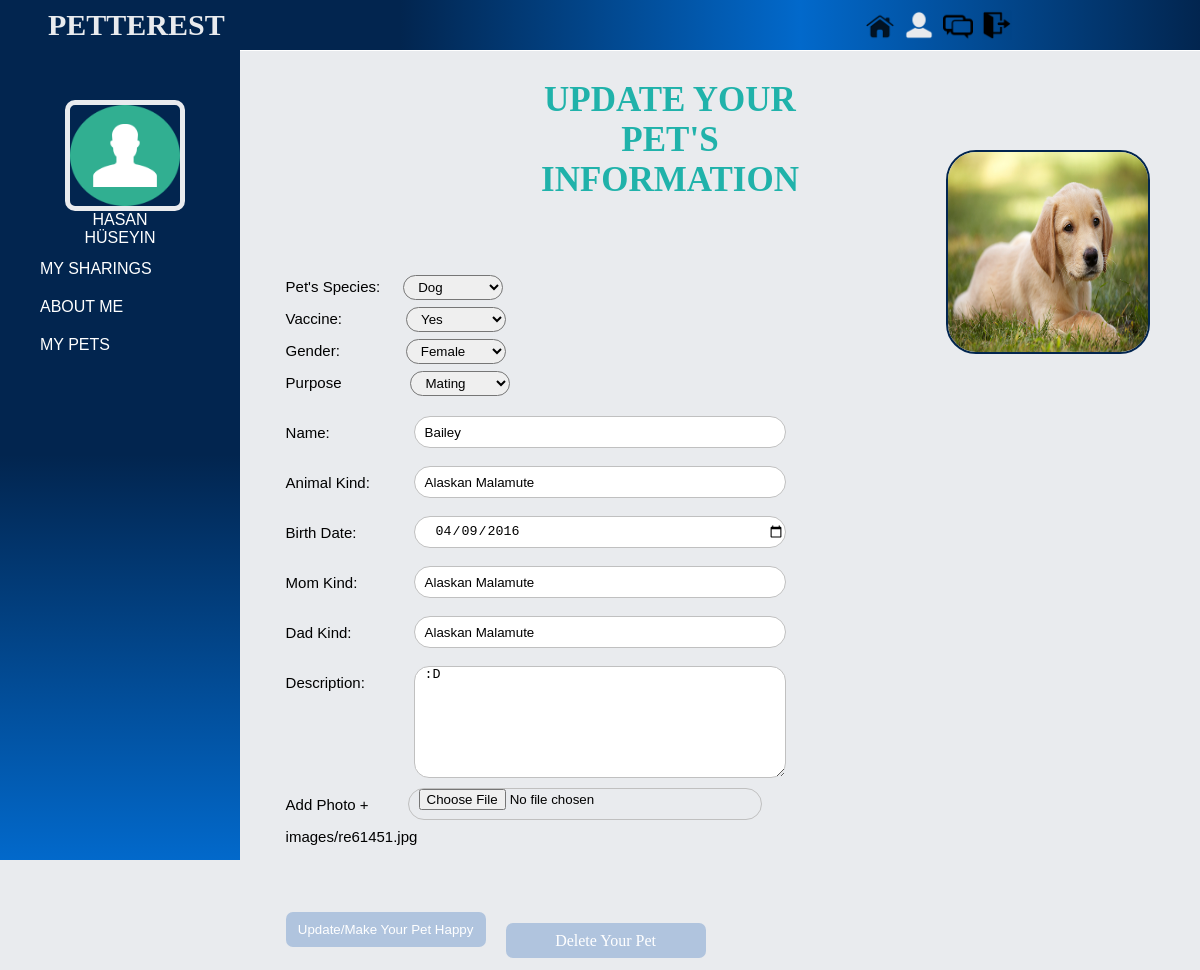
The page /tema/my_profile/my_pets/seePets.php?animalID=47 (signed in) on the database its author committed.
### tables this page shows
CREATE TABLE IF NOT EXISTS `users` (
  `userID` int(11) NOT NULL AUTO_INCREMENT,
  `name` varchar(20) NOT NULL,
  `surname` varchar(30) NOT NULL,
  `e_mail` varchar(30) NOT NULL,
  `password` varchar(20) NOT NULL,
  `gender` varchar(10) NOT NULL,
  `birthDate` varchar(20) NOT NULL,
  `address` varchar(255) NOT NULL,
  `avatar` varchar(255) NOT NULL,
  `rutbe` tinyint(4) NOT NULL,
  `onay` tinyint(4) NOT NULL,
  `enrolDate` varchar(20) NOT NULL,
  PRIMARY KEY (`userID`)
);

CREATE TABLE IF NOT EXISTS `animals` (
  `animalID` int(11) NOT NULL AUTO_INCREMENT,
  `userID` int(11) NOT NULL,
  `aSpecies` varchar(255) NOT NULL,
  `aKind` varchar(255) NOT NULL,
  `aName` varchar(255) NOT NULL,
  `birthDate` varchar(255) NOT NULL,
  `gender` varchar(255) NOT NULL,
  `vaccine` varchar(255) NOT NULL,
  `aAvatar` varchar(255) NOT NULL,
  `momKind` varchar(255) NOT NULL,
  `dadKind` varchar(255) NOT NULL,
  `sharePurpose` varchar(255) NOT NULL,
  `information` varchar(255) NOT NULL,
  `addDate` varchar(255) NOT NULL,
  `lastSituation` tinyint(2) NOT NULL,
  PRIMARY KEY (`animalID`)
);

### tema/my_profile/my_pets/seePets.php (the view, shortened to what this page needs)
<!DOCTYPE html>
<html lang="en">
    <head>
        <link href="../profile-nav/css/main.css" rel="stylesheet">
        <link href="css/edit.css" rel="stylesheet">
		<link href="cssForsee/registration.css" rel="stylesheet">
    </head>
    <body>
<div id="banner">
        <div id="slogan">
            <p>PETTEREST</p>
        </div>
        <div id="icons">
            <a href="../../../system/fonk.php?page=home" class="home" id="home1" title="Home"></a>
            <a href="#" class="home" id="home2"  title="My Profile"></a>
            <a href="#" class="home" id="home3" title="Comments"></a>
            <a href="../../../system/fonk.php?page=logout" class="home" id="home4" title="Log out"></a>
        </div>
    </div>
        <div class="wrapper">
            <div class="profile-info">
                <div class="picture-area-1">
                    <div id="pic_1">
                        <img src="
							<?php
								$id=$_SESSION["id"];
								$db= new PDO("mysql:host=127.0.0.1;dbname=petportal;charset=utf8","root","");
								$sqlForUser=$db->query("SELECT * FROM users WHERE userID=$id");
								$userFoto=$sqlForUser->fetch();
								$splitFoto=explode('/',$userFoto["avatar"]);
								echo $avatarNewFoto=$splitFoto[0]."/".$splitFoto[0]."/".$splitFoto[2]."/".$splitFoto[3]."/".$splitFoto[4];
							?>
						"/>
                    </div>
                    <div id="name" style="text-transform:uppercase;"><?php echo $userFoto["name"]." ".$userFoto["surname"];?></div>
                </div>
                <div id="profile-navbar">
                    <ul>
                        <li><a href="../../../system/fonk.php?page=myProfile">MY SHARINGS</a></li>
                        <li><a href="../../../system/fonk.php?page=aboutMe">ABOUT ME</a></li>
                        <li><a href="../../../system/fonk.php?page=myPets">MY PETS</a> </li>
                    </ul>
                </div>
        </div>
        <div id="publishing-area">
		<?php
			$anim=$_GET["animalID"];
			$db= new PDO("mysql:host=127.0.0.1;dbname=petportal;charset=utf8","root","");
			$sql =$db->query("SELECT * FROM animals WHERE animalID=$anim");
			while($r=$sql->fetch()){
			$split=explode('/',$r["aAvatar"]);
			$avatarNew=$split[4]."/".$split[5];
		?>
		<img src="<?php echo $_SESSION["animalAvatar"]=$avatarNew;?>" style="width:200px; height:200px; float:right; margin:150px 50px;border-radius:30px;border:2px solid #02254f">
                    <div class="regis">
                        <h1 style="margin-left:500px">UPDATE YOUR PET'S INFORMATION</h1>
                        <div class="form">
                            <div class="inputs">
                            <form method="POST" action="../../../system/fonk.php" enctype="multipart/form-data" autocomplete="on" >
                            <fieldset>
								 <label>Pet's Species:</label>
								<select name="petSpecies" style="margin-left:19px;height:25px;width:100px;border-radius:15px;text-indent:10px">
								<?php
									if($r["aSpecies"]=="cat"){
								?>
								<option value="cat" selected>Cat</option>
								<option value="dog">Dog</option>
								<option value="bird">Bird</option>
								<?php
									}else if($r["aSpecies"]=="dog"){
								?>
								<option value="dog" selected>Dog</option>
								<?php
								}else if($r["aSpecies"]=="bird"){
								?>
								<option value="cat">Cat</option>
								<option value="dog">Dog</option>
								<option value="bird" selected>Bird</option>
								<?php
								}
								?>
								</select> <br>
							<label>Vaccine:</label>
								<select name="vaccine"  style="margin-left:60px;height:25px;width:100px;border-radius:15px;text-indent:10px">
								<?php
								if($r["vaccine"]=="yes"){
								?>
								<option value="yes" selected>Yes</option>
								<?php
								}else if($r["vaccine"]=="no"){
								?>
								<option value="yes" >Yes</option>
								<option value="no" selected>No</option>
								<?php
								}
								?>
								</select><br>
								<label>Gender:</label>
								<select name="gender"  style="margin-left:62px;height:25px;width:100px;border-radius:15px;text-indent:10px">
								<?php
								if($r["gender"]=="male"){
								?>
								<option value="male" selected>Male</option>
								<option value="female">Female</option>
								<?php
								}else if($r["gender"]=="female"){
								?>
								<option value="female" selected>Female</option>
								<?php
								}
								?>
								</select><br>
								<label>Purpose</label>
								<select name="sharePurpose" style="margin-left:65px;height:25px;width:100px;border-radius:15px;text-indent:10px">
								<?php
								if($r["sharePurpose"]=="Just Add"){
								?>
								<option value="Just Add" selected>Just Add</option>
								<option value="mating">Mating</option>
								<option value="ownership">Ownership</option>
								<?php
								}else if($r["sharePurpose"]=="mating"){
								?>
								<option value="mating" selected>Mating</option>
								<?php
								}else if($r["sharePurpose"]=="ownership"){
								?>
								<option value="Just Add" >Just Add</option>
								<option value="mating" >Mating</option>
								<option value="ownership" selected>Ownership</option>
								<?php
								}
								?>
								</select><br><br>
                                <label>Name:</label><input type="text" name="aName" value="<?php echo $r["aName"];?>" autofocus required="required"><br><br>
                                <label>Animal Kind:</label><input type="text"  value="<?php echo $r["aKind"];?>" name="aKind"><br><br>
                                <label>Birth Date:</label><input type="date" value="<?php echo $r["birthDate"];?>" name="bDate"><br><br>
                                <label>Mom Kind:</label><input type="text" value="<?php echo $r["momKind"];?>" name="momKind"><br><br>
                                <label>Dad Kind:</label><input type="text" value="<?php echo $r["dadKind"];?>"name="dadKind"><br><br>
                                <label>Description:</label><textarea name="description" ><?php echo $r["information"];?> </textarea><br><br>
								<br>
								<input type="hidden" name="animalFoto" value="<?php echo $r["aAvatar"];?>"><br><br><br>
								<label>Add Photo +</label><label> <input type="file" name="avatar" style="margin-top:-40px;margin-left:90px"><?php echo $avatarNew;?></label> <br><br><br><br>
                                <br><br><button type="submit" style="width:40%;float:left;margin-top:-30px;">Update/Make Your Pet Happy</button>
                                </fieldset>
                                </form>
								<a href="../../../system/fonk.php?page=deletePet&animalID=<?php echo $anim;?>" style="width:200px;
																		border-radius:7px;
																		border:none;
																		background: lightsteelblue;
																		color:white;
																		transition:0.3s;
																		line-height:35px;
																		text-align:center;
																		margin-top:-47px;
																		margin-left:220px;
																		display:block">Delete Your Pet</a>
                            </div>
                        </div>
                    </div>
        	<?php
			}
			?>
        </div>
		</div>
    </body>
</html>

### tema/my_profile/profile-nav/css/main.css (style rules this page uses)
* { margin:0px;padding:0px;text-decoration: none;list-style-type: none }
body { background: #e9ebee; }
#banner { position:fixed; border-bottom:1px solid white; height:50px; width:100%; background-image:url(../../images/navbar.png); background-size:cover; background-repeat:no-repeat; background: #02254f; background: -webkit-linear-gradient(left, #02254f, #02254f, #0269cb,#02254f); background: -o-linear-gradient(right, #02254f, #02254f, #0269cb,#02254f); background: -moz-linear-gradient(right, #02254f, #02254f, #0269cb,#02254f,); background: linear-gradient(to right, #02254f, #02254f, #0269cb,#02254f,); }
#slogan { height: 50px; font-family: 'Concert One', cursive; float: left; color:#e9ebee; margin-left:4%; line-height: 50px; font-size: 30px; font-weight: bold; }
#icons { height: 50px; width:220px; float:right; margin-right:10%; }
#home1 { content: url(../../images/home2.png); width:30px; height:30px; margin-top:10px; margin-left:5px; }
#home2 { content: url(../../images/me2focus.png); width:30px; height:30px; margin-top:10px; margin-left:5px; }
#home3 { content: url(../../images/messages.png); width:30px; height:30px; margin-top:10px; margin-left:5px; }
#home4 { content: url(../../images/logout.png); width:30px; height:30px; margin-top:10px; margin-left:5px; }
.wrapper { width:100%; height:auto; }
.wrapper .profile-info { width:20%; height:95vh; position:fixed; float:left; background: #02254f; background: -webkit-linear-gradient(#02254f, #02254f, #0269cb); background: -moz-linear-gradient(#02254f, #02254f, #0269cb); background: -o-linear-gradient(#02254f, #02254f, #0269cb); background: linear-gradient(#02254f, #02254f, #0269cb); margin-top:50px; padding-top:50px; }
.wrapper .profile-info .picture-area-1 { width:100%; height:150px; position:relative; }
.wrapper .profile-info .picture-area-1 #pic_1 { width:110px; height:101px; margin:0 auto; }
.wrapper .profile-info .picture-area-1 #pic_1 img { width:100%; height:100%; border:5px solid #e9ebee; border-radius: 10px; }
.wrapper .profile-info .picture-area-1 #name { width:100px; margin:10px auto; text-align:center; color:white; font-family:Verdana, Geneva, Tahoma, sans-serif; }
.wrapper .profile-info #profile-navbar { width:100%; height:200px; }
.wrapper .profile-info #profile-navbar ul { margin:0px 0px 0px 20px; }
.wrapper .profile-info #profile-navbar ul li { display:block; font-family: Verdana, Geneva, Tahoma, sans-serif; }
.wrapper .profile-info #profile-navbar ul li a { text-decoration: none; color:silver; color:white; display:block; padding:10px 20px 10px 20px; border-radius:10px 0 0 10px; transition: 0.5s; }

### tema/my_profile/my_pets/css/edit.css (style rules this page uses)
button { width:120px; height:40px; border-radius:20px; border-style:none; }

### tema/my_profile/my_pets/cssForsee/registration.css (style rules this page uses)
.regis { width:70%; float:left; margin:10vh 0 0 0; }
.regis h1 { text-align: center; font-size:35px; padding:0 0 50px 0; font-family:Cambria, Cochin, Georgia, Times, Times New Roman, serif; color:lightseagreen; }
.form { width:80%; margin:20px auto; }
.form label { font-family: Verdana, Geneva, Tahoma, sans-serif; font-size: 15px; display:inline-block; margin-top:7.5px; margin-bottom:7.5px; }
input { height:30px; width:74%; border-radius: 20px; border:1px solid silver; text-indent: 10px; float:right; }
textarea { height:110px; width:74%; border-radius: 15px; border:1px solid silver; text-indent: 10px; margin-bottom:15px; float:right; }
.inputs { width:70%; float:right; }
fieldset { width:500px; height:700px; border-style: none; }
button { width:75px; height:35px; border-radius:7px; border:none; background: lightsteelblue; color:white; transition:0.3s; }
select { height:30px; }

### rows shown on the page
users: avatar (placeholder picture), name "HASAN", surname "HÜSEYIN"
animals: aAvatar (picture), petSpecies "Dog", vaccine "Yes", gender "Female", sharePurpose "Mating", aName "Bailey", aKind "Alaskan Malamute", bDate "04/09/2016", momKind "Alaskan Malamute", dadKind "Alaskan Malamute", description ":D", aAvatar "images/re61451.jpg"
